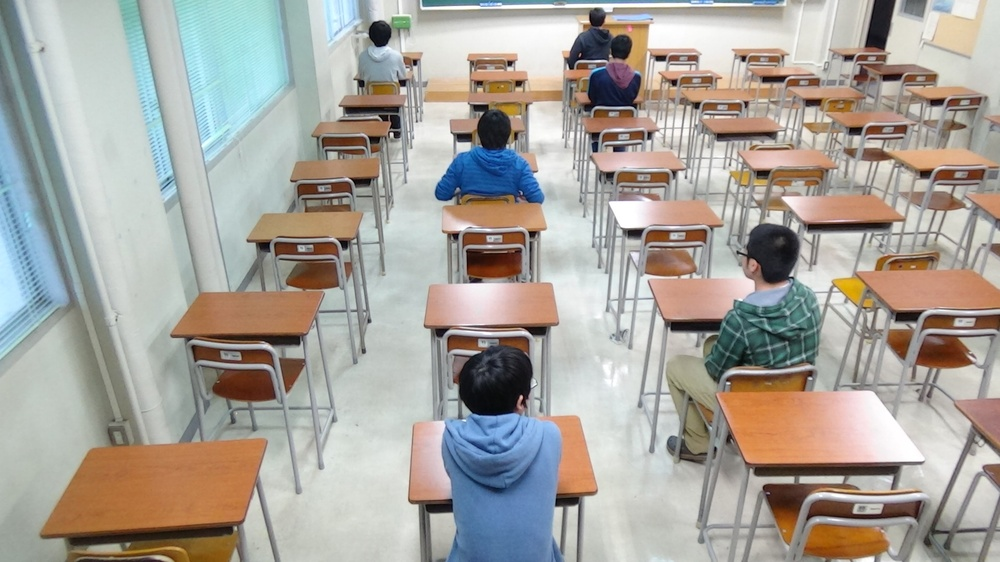
#> input picture ImageAnalysis/item/bright_hu.jpg, 1000 x 562 px, shrunk from 1920 x 1080 before the run
$ python people_detection.py
#> lines starting #> are read from the running program, lines starting #| are printed output that depends on the picture; after the words box and inside, x2 and y2 are one past the last pixel; in counts of white or black regions, pixels touching at a corner belong together
# -*- coding: utf-8 -*-

import cv2
import numpy as np
from Binarization import *
from Binarization2 import *
from MouseColor import *

def under(val):
    if val < 0:
        val = 0
    return val

if __name__ == '__main__':
    gamma_down =0.25
    gamma_up = 8


    # ルックアップテーブルの生成
    look_up_table1 = np.zeros((256, 1), dtype = 'uint8' )
    look_up_table2 = np.zeros((256, 1), dtype = 'uint8' )

    img_src = cv2.imread("./item/bright_hu.jpg", 1)
#> img_src is the input picture: shape (562, 1000, 3); mean B, G, R 156.8, 163.7, 167.8
    img = img_src.copy()

    # get_mouse_color(img)
    # img[:,:] -= [70, 110, 170]
    height, width = img.shape[:2]
#> height = 562; width = 1000
    for i in range(height):
        for j in range(width):
            if ((img.item(i, j, 0) < 100) & (img.item(i, j, 1) < 100) & (img.item(i, j, 2) < 100)):
                img.itemset((i, j, 0), 255)
                img.itemset((i, j, 1), 255)
                img.itemset((i, j, 2), 255)
            """
            else:
                img.itemset((i, j, 0), under(img.item(i, j, 0) - 100))
                img.itemset((i, j, 1), under(img.item(i, j, 1) - 130))
                img.itemset((i, j, 2), under(img.item(i, j, 2) - 200))
            """
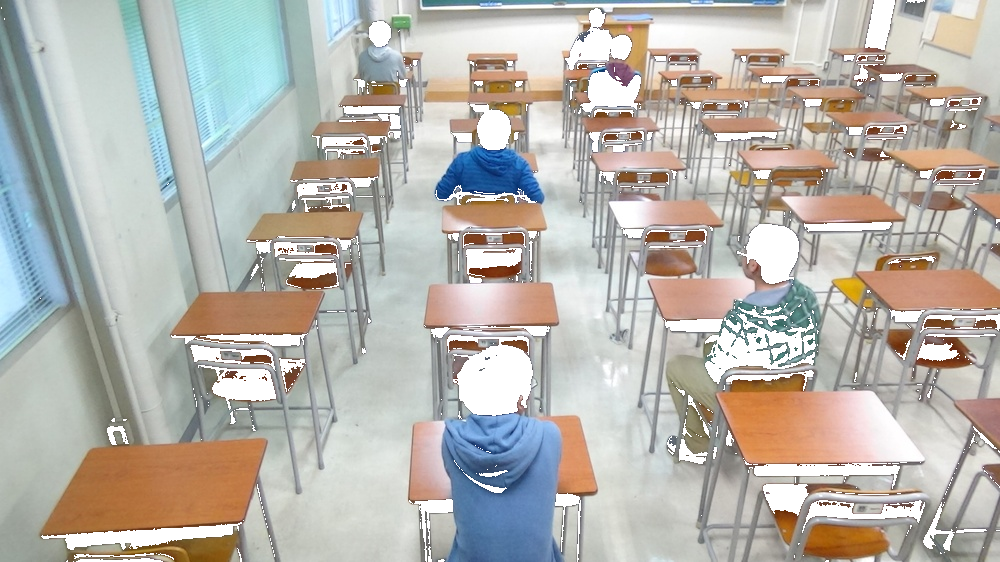
#> img: shape (562, 1000, 3); 7.97% of pixels changed, all inside (x1, y1, x2, y2) = (1, 0, 1000, 562)
    # get_mouse_color(img)

    #暗い補正
    for i in range(256):
        look_up_table1[i][0] = 255 * pow(float(i) / 255, 1.0 / gamma_down)
        look_up_table2[i][0] = 255 * pow(float(i) / 255, 1.0 / gamma_up)
    img_gamma = cv2.LUT(img_src, look_up_table1)
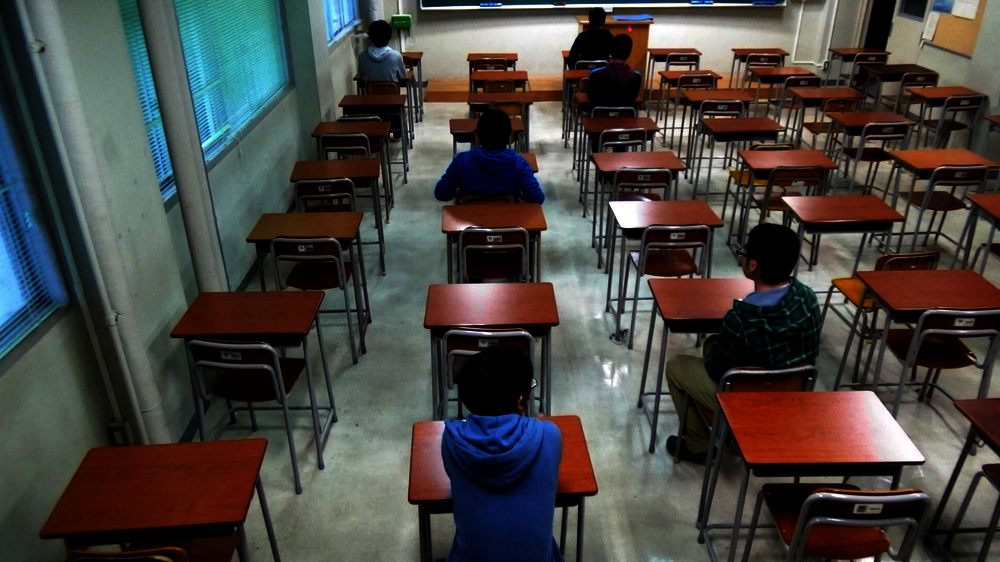
#> img_gamma: shape (562, 1000, 3); mean B, G, R 63.9, 67.6, 70
    img_gamma = cv2.LUT(img_gamma, look_up_table2)
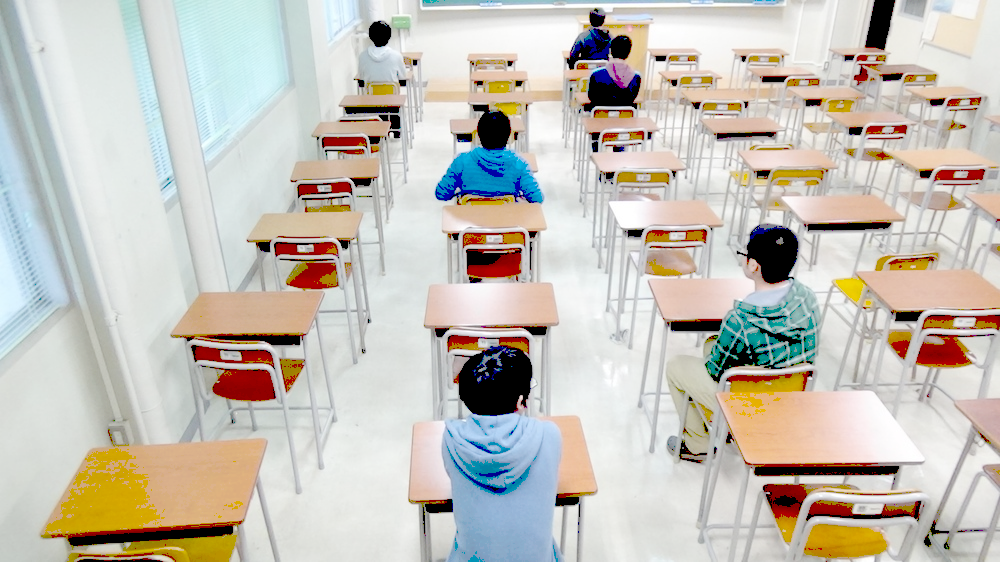
#> img_gamma: shape (562, 1000, 3); mean B, G, R 184.2, 192.9, 197.5

    gray_img = cv2.cvtColor(img_gamma, cv2.COLOR_RGB2GRAY)
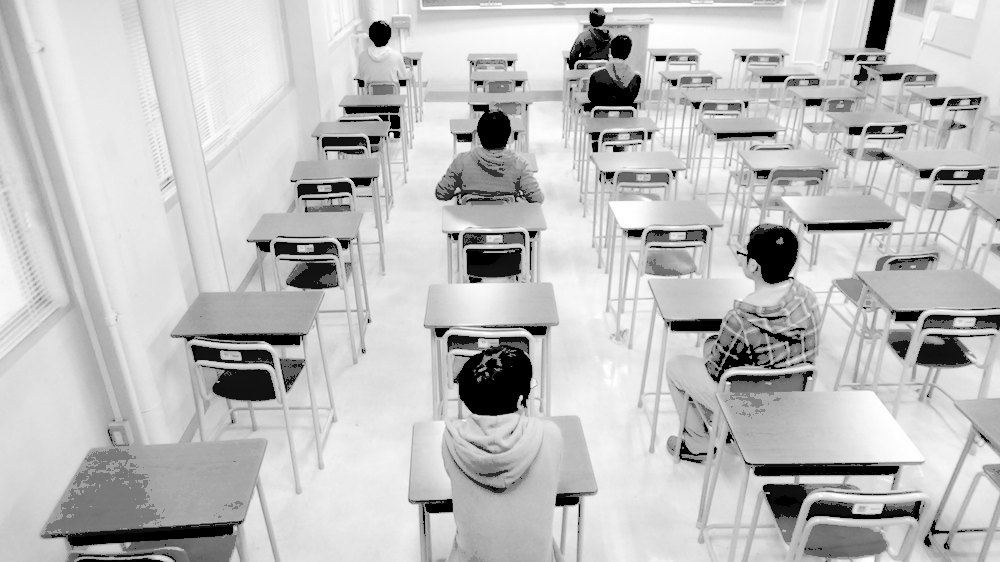
#> gray_img: shape (562, 1000); min 0, max 255, mean 190.8
    #canny法
    canny_img = cv2.Canny(gray_img, 100, 1000)
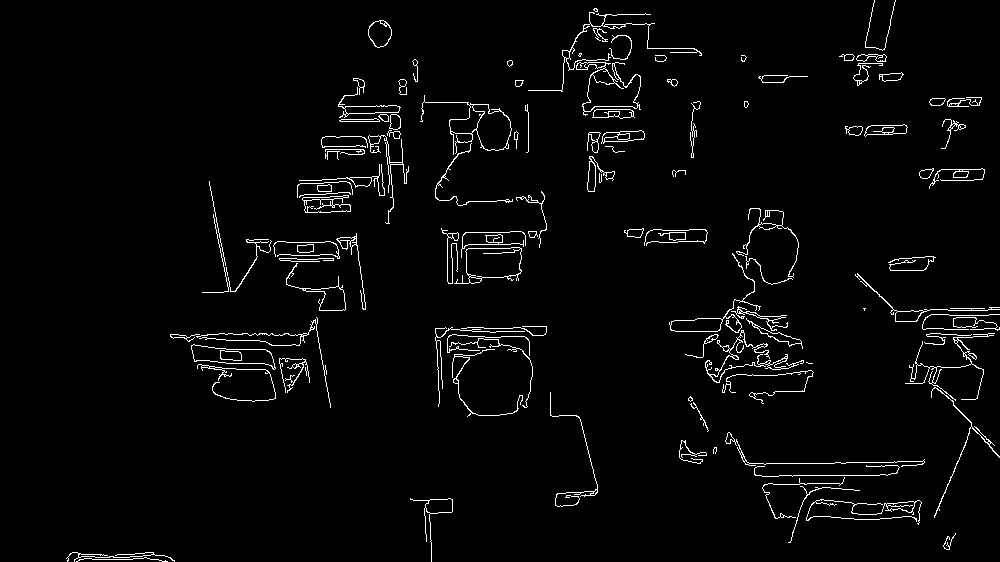
#> canny_img: shape (562, 1000); 2.8% white in thin lines or dots

    circles = cv2.HoughCircles(canny_img, cv2.HOUGH_GRADIENT,
                dp=2, minDist=20, param1=20, param2=50,
                minRadius=10, maxRadius=60)
#> circles = 133 rows, first 8: [491, 375, 41.2], [493, 191, 56.6], [505, 289, 58.8], [263, 311, 58.8], [621, 81, 58.8], [485, 299, 52.2], [281, 293, 52.2], [403, 145, 50]

    # Draw detected circles on the original image.
    """
    if circles is not None:
        for (x, y, r) in circles[0]:
            cv2.circle(img, (x, y), r, (255, 255, 255), 1)
    """

    # 表示
    cv2.imshow("canny", canny_img)
    cv2.imshow("people detection", img)
    cv2.waitKey(0)
    #cv2.destroyAllWindows()

$ run again, with ImageAnalysis/item/bright_nohu.jpg copied over ImageAnalysis/item/bright_hu.jpg
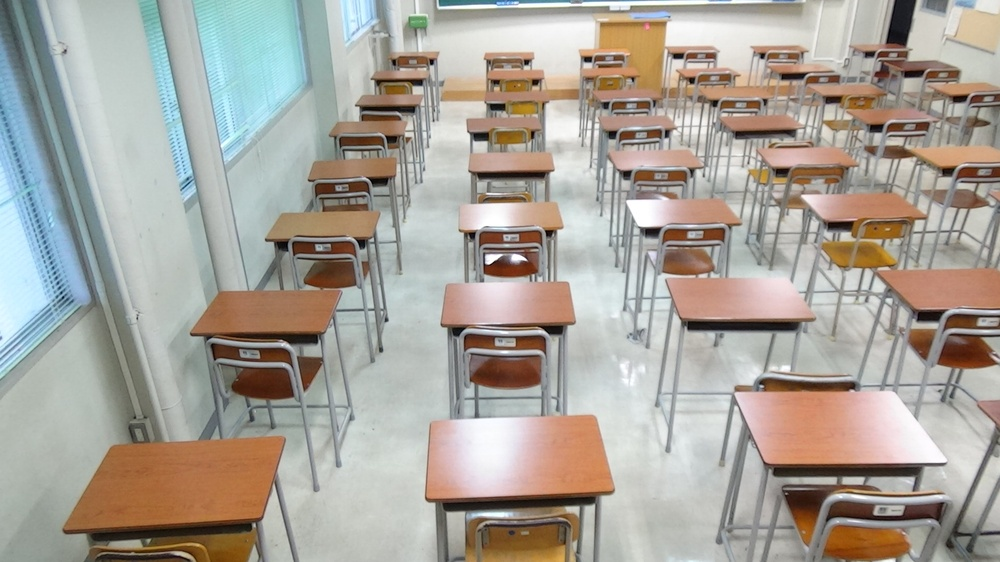
#> input picture ImageAnalysis/item/bright_nohu.jpg, 1000 x 562 px, shrunk from 1920 x 1080 before the run
#> img_src is the input picture: shape (562, 1000, 3); mean B, G, R 154.8, 163.3, 168.7
#> after the loop `for i in range(height):`:
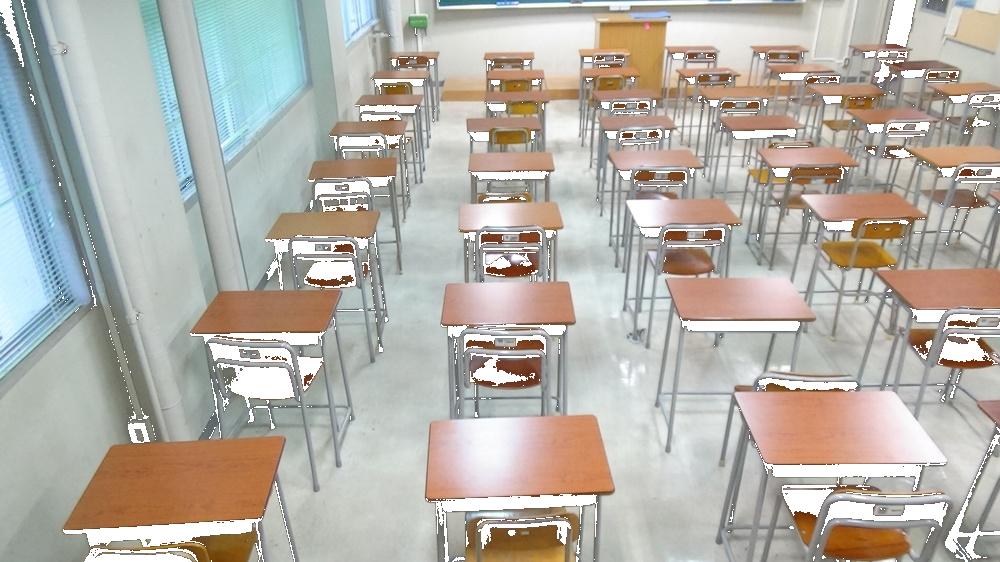
#> img: shape (562, 1000, 3); 6.77% of pixels changed, all inside (x1, y1, x2, y2) = (0, 0, 1000, 562)
#> `canny_img = cv2.Canny(gray_img, 100, 1000)`:
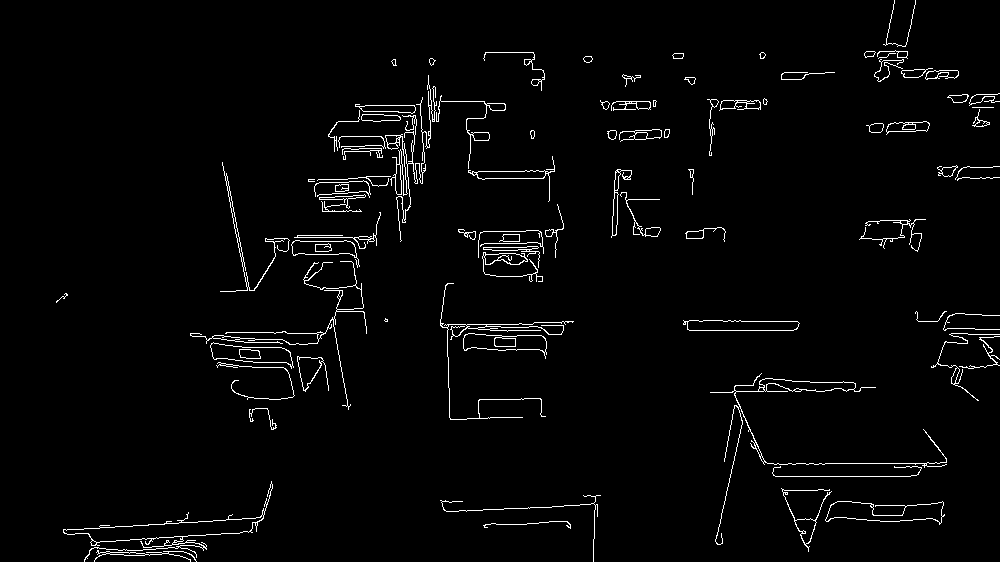
#> canny_img: shape (562, 1000); 2.4% white in thin lines or dots
#> circles = 90 rows, first 8: [303, 299, 58.8], [281, 309, 58.8], [493, 299, 50], [377, 153, 47.8], [787, 439, 58.8], [517, 217, 45.6], [519, 299, 52.2], [503, 379, 56.6]
